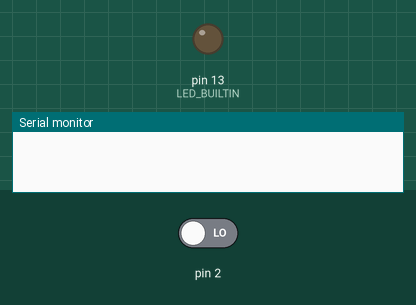
This sketch was run on a simulated Arduino Uno, built with avr-gcc and run on an emulated ATmega328P. Shown: output pins drawn as LEDs (lit = HIGH), the last lines printed to the serial monitor. The inputs (shaded band) are chosen by the test bench; at power-on: pin 2 LOW.

Above: at 1.2 s.
1.3 s: pin 2 driven HIGH
At 1.7 s:
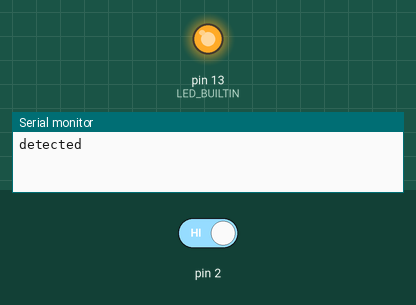
Timing chart, 0 to 4.3 s (numbered marks = the images above; inputs shaded):
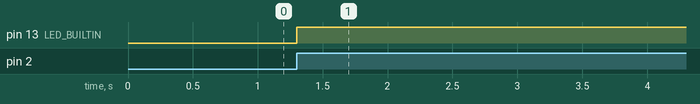

The sketch:

pir.ino
```cpp
void setup()
{
  Serial.begin(9600);

  pinMode(LED_BUILTIN, OUTPUT);
  pinMode(2, INPUT);
}

void loop()
{
  int in = digitalRead(2);

  digitalWrite(LED_BUILTIN, in);
  digitalWrite(2, in);

  if (in == 1)
  {
    Serial.write("detected");

    delay(5000);
  }

  delay(100);
}
```

Measured:
- after the input at 1.3 s, pin 13 (LED_BUILTIN): LOW → HIGH at once
